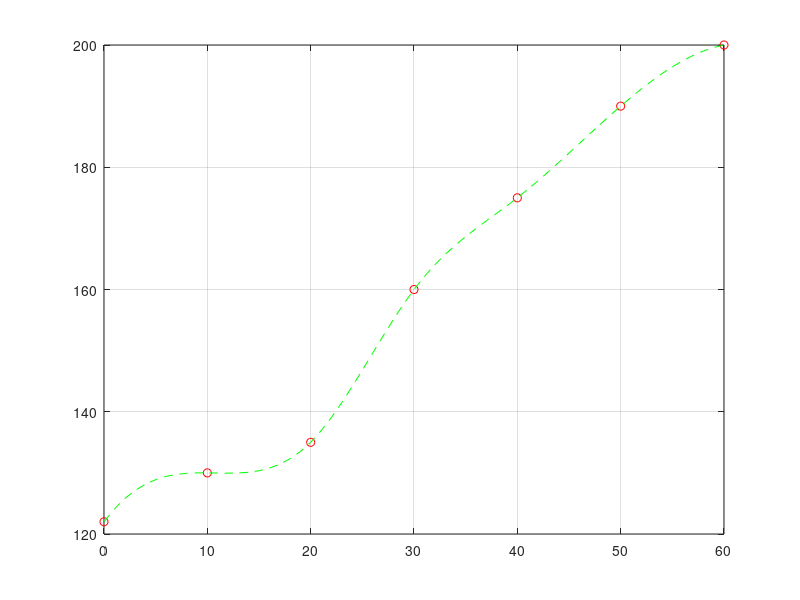

Recreate this plot in MATLAB.
Y = [122 130 135 160 175 190 200];
X = [0 10 20 30 40 50 60];

xx = 0 : 1 : 60;
plot(X,Y,'or',xx,spline(X,Y,xx),'--g')
grid